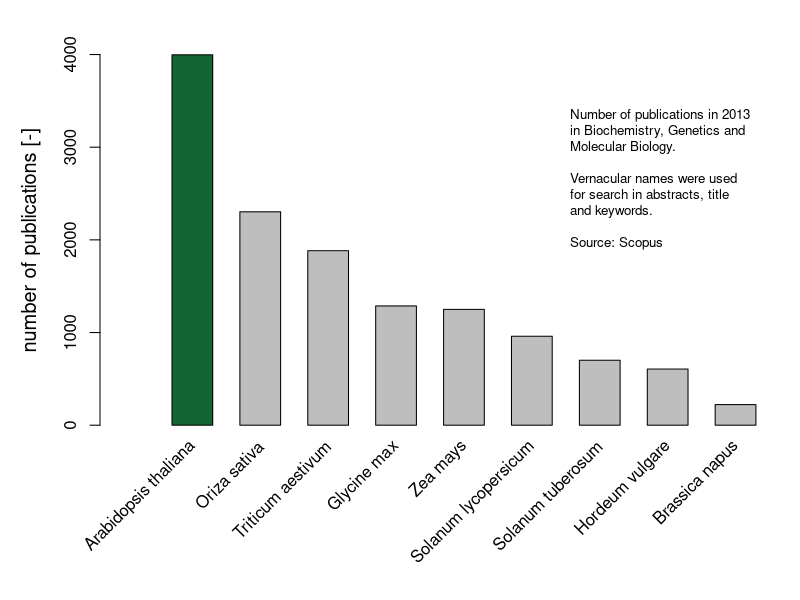

Source code (R):
# Author: Guillaume Lobet @ Universite de Liege
#
# Script for the creation of a bar plot comparing the number of publications about different plant modes
# Data are coming from the Scopus database in the Biochemistry, Genetics and Molecular Biology section. 
# Vernacular names were used for search in abstracts, title and keywords.
# 
# Published in Mathieu et al, 2015, Plant Methods

# Data from Scopus (manually curated)
plants <- c("Arabidopsis thaliana","Oriza sativa", "Zea mays", "Hordeum vulgare", "Triticum aestivum", "Solanum lycopersicum", "Solanum tuberosum", "Brassica napus", "Glycine max")
publis <- c(3997,2303,1250,606,1883,960,701,222,1287)

# Create a data frame with the results
rs <- data.frame(cbind(plants,publis))
rs$publis <- as.numeric(as.character(rs$publis))
rs <- rs[order(rs$publis, decreasing = T),]

# Plot the data using a custom bar plot (better looking)
par(mar=c(8, 5, 2, 2))
plot(1, 1, type="n", axes=F, ylab="number of publications [-]", xlab="", 
     ylim=range(0, max(publis)), xlim=range(0, length(plants)), cex.lab=1.2)
axis(2)
colors <- c("#136632", rep("grey", length(plants)))
dev <- 0.3
for(i in 1:length(plants)){
  end <- rs$publis[i]
  polygon(c(i-dev, i-dev, i+dev, i+dev), c(0, end, end, 0), col=colors[i])
}
text(1:length(rs$publis), -200, srt = 45, adj = 1, labels = rs$plants, xpd = TRUE, cex=1)

legend("topright", legend="Number of publications in 2013 \nin Biochemistry, Genetics and \nMolecular Biology. \n\nVernacular names were used \nfor search in abstracts, title \nand keywords.\n\nSource: Scopus", box.col = "white", cex=0.8)
